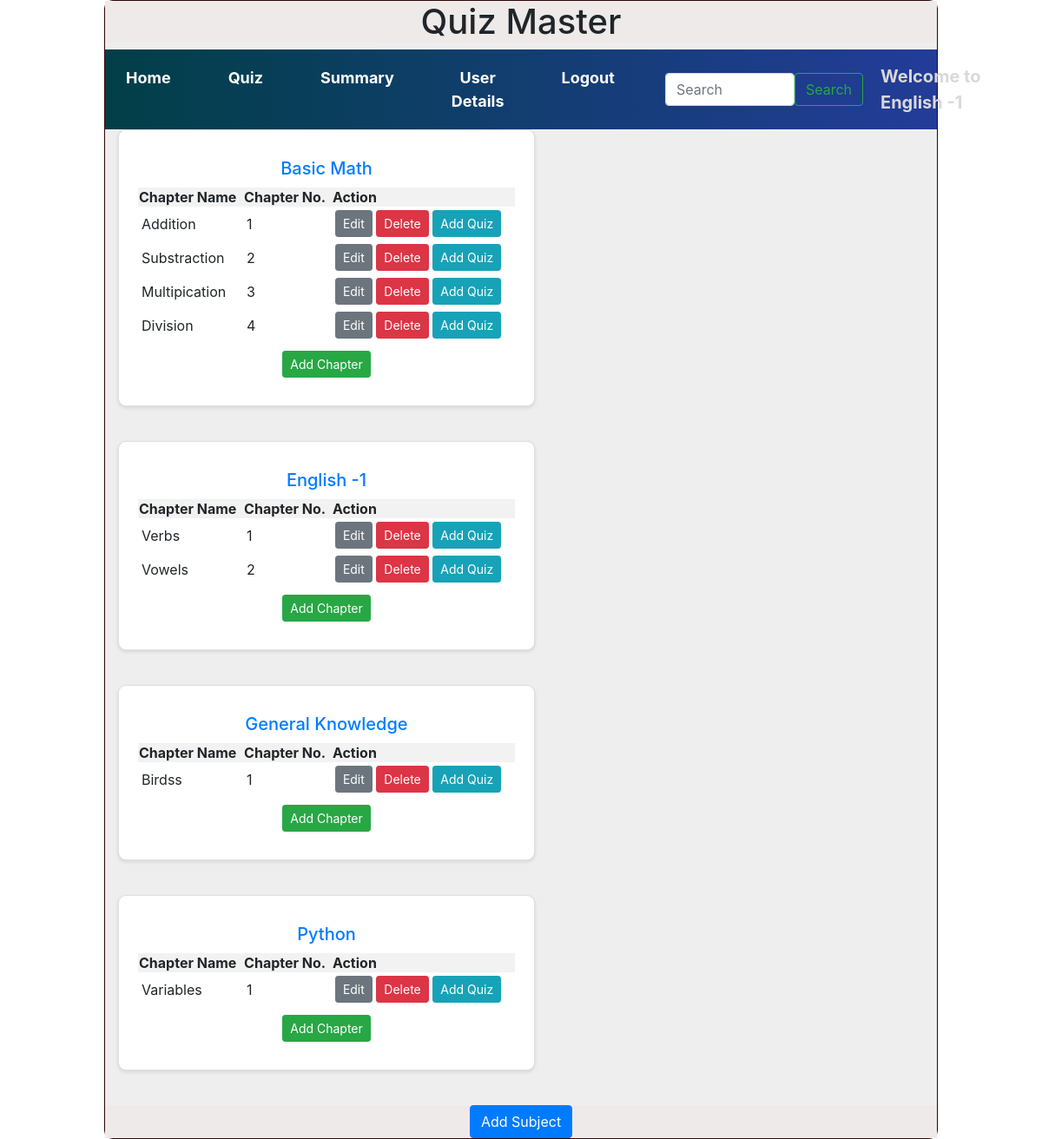
Before: /admin/English -1 with the older database file.
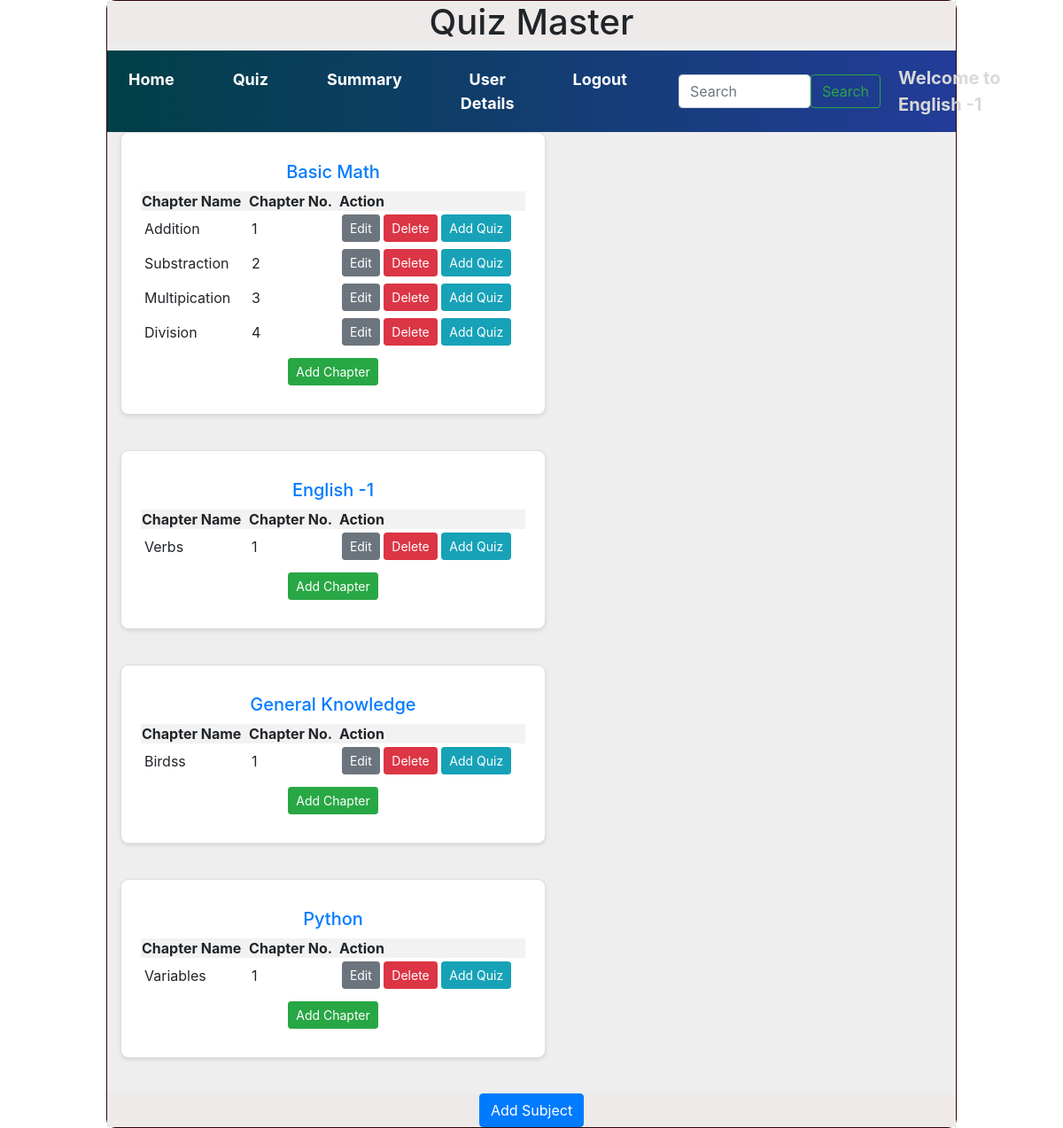
After: the same page with the newer database file.
### models/models.py (models this page shows)
class Subject(db.Model):
    id = db.Column(db.Integer, primary_key=True)
    name = db.Column(db.String(255), unique=True, nullable=False)
    description = db.Column(db.Text, nullable=True)
    chapters = db.relationship("Chapter", cascade="all,delete", backref="subject", lazy=True)

class Chapter(db.Model):
    id = db.Column(db.Integer, primary_key=True)
    name = db.Column(db.String(255), nullable=False)
    description = db.Column(db.Text, nullable=True)
    subject_id = db.Column(db.Integer, db.ForeignKey("subject.id"), nullable=False)
    quizzes = db.relationship("Quiz", cascade="all,delete", backref="chapter", lazy=True)

### controllers/controllers.py (the view)
@app.route("/admin/<name>")
def admin_dashboard(name):
    subjects=get_subjects()
    return render_template("admin_dashboard.html",name=name,subjects=subjects)

### controllers/controllers.py (called while the page is built)
def get_subjects():
    subjects=Subject.query.all()
    return subjects

### templates/admin_dashboard.html
{% extends "admin_layout.html" %}
{% block content %}
        <div class="container">
            {% if subjects %}
            <div class="row">
                    {% for subject in subjects %}
                    <div class="col">
                    <div class="card" style="width: 30rem">
                        <div class="card-body">
                            <h5 class="center1"><a href="/edit_subject/{{ subject.id }}/{{ name }}">{{ subject.name }}</a></h5>
                                {% if subject.chapters %}
                                <table class="my_table">
                                    <tr>
                                        <th>Chapter Name</th>
                                        <th>Chapter No.</th>
                                        <th>Action</th>
                                    </tr>
                                    {% for chapter in subject.chapters %}
                                    <tr>
                                        <td>{{ chapter.name }}</td>
                                        <td>{{ loop.index }}</td>
                                        <td>
                                            <a href="/edit_chapter/{{ chapter.id }}/{{ name }}" class="btn btn-sm btn-secondary">Edit</a>
                                            <a href="/delete_chapter/{{ chapter.id }}/{{ name }}" class="btn btn-sm btn-danger">Delete</a>
                                            <a href="/add_quiz/{{ name }}/{{ chapter.id }}" class="btn btn-sm btn-info">Add Quiz</a>
                                        </td>
                                    </tr>
                                    {% endfor %}
                                </table>
                                {% else %}
                                    <p>No chapters available.</p>
                                {% endif %}
                                <div class="center1"><a href="/chapter/{{ subject.id }}/{{ name }}" class="btn btn-sm btn-success">Add Chapter</a></div>
                        </div>
                    </div>
                    </div>
                    {% endfor %}
            </div>
            {% else %}
                <h3 class="center">No subjects available at the moment.</h3>
            {% endif %}
        </div>
        <div class="center">
            <a href="/subject/{{ name }}" class="btn btn-primary"> Add Subject</a>
        </div>
{% endblock %}

### templates/admin_layout.html (shortened to what this page needs)
<html lang="en">
    <head>
        <link rel="stylesheet" href="/static/styles/main.css">
        <link rel="stylesheet" href="https://cdn.jsdelivr.net/npm/bootstrap@4.0.0/dist/css/bootstrap.min.css">
    </head>
    <body>
        <div class="my_panel">
            <div class="center"><h1>Quiz Master</h1></div>
            <nav class="navbar navbar-expand-lg navbar-light" style="background-image: linear-gradient(to right, rgb(1, 63, 71), rgb(35, 60, 153))">
                <div class="collapse navbar-collapse d-flex justify-content-between align-items-center" id="navbarText">
                    <ul class="navbar-nav mx-auto text-center">
                        <li class="nav-item">
                            <a class="nav-link custom-nav-link" href="/admin/{{name}}">Home</a>
                        </li>
                        <li class="nav-item">
                            <a class="nav-link custom-nav-link" href="/quiz_management/{{name}}">Quiz</a>
                        </li>
                        <li class="nav-item">
                            <a class="nav-link active custom-nav-link" href="/admin_summary/{{name}}">Summary</a>
                        </li>
                        <li class="nav-item">
                            <a class="nav-link active custom-nav-link" href="/user_details/{{name}}">User Details</a>
                        </li>
                        <li class="nav-item">
                            <a class="nav-link active custom-nav-link" href="/login">Logout</a>
                        </li>
                    </ul>
                    <form class="d-flex mx-auto search-bar" method="POST" action="/search/{{name}}">
                        <input class="form-control" type="search" placeholder="Search" aria-label="Search" name="search_txt" id="search_txt">
                        <button class="btn btn-outline-success" type="submit">Search</button>
                    </form>
                    <span class="navbar-text welcome-text">
                        Welcome to {{name}}
                    </span>
                </div>
            </nav>
                {%block content%}
                {%endblock%}
        </div>
    </body>
</html>

Changed rows visible on the page:
removed Chapter: name "Vowels", shown under Subject "English -1"
